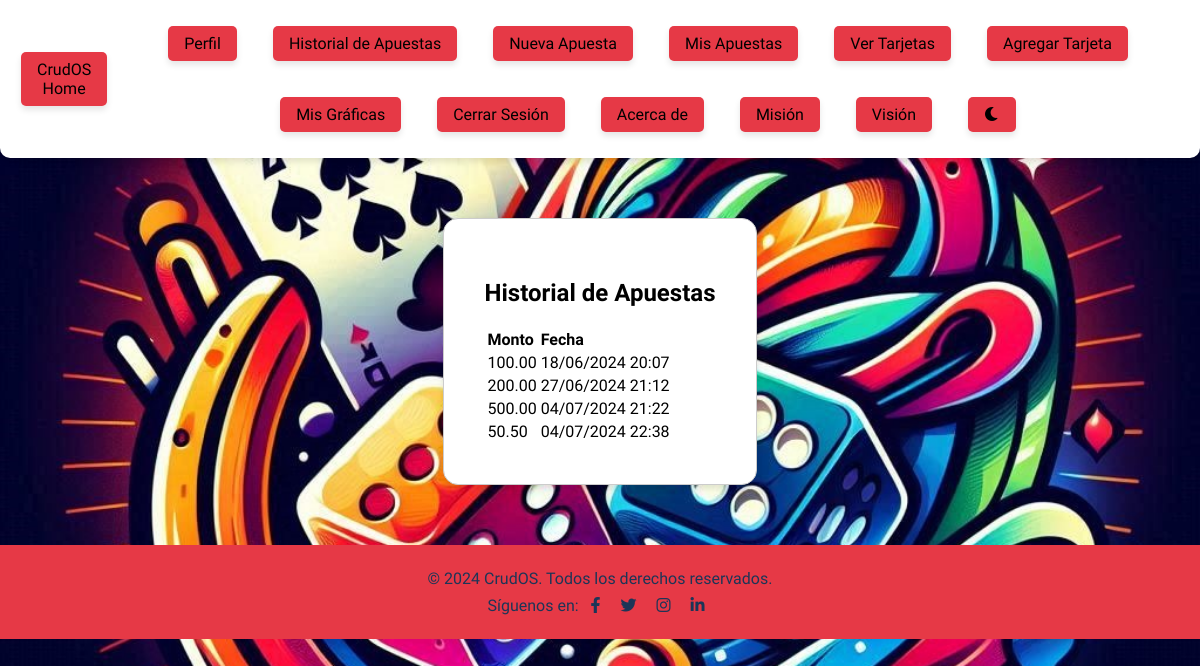
Screenshot of /clientes/historial/ (signed in) with the database file from the repository.
### clientes/models.py (models this page shows, shortened)
class Apuesta(models.Model):
    cliente = models.ForeignKey(Cliente, on_delete=models.CASCADE)  # Relación con el modelo Cliente
    monto = models.DecimalField(max_digits=10, decimal_places=2)  # Monto de la apuesta
    fecha = models.DateTimeField(auto_now_add=True)  # Fecha de la apuesta

### clientes/views.py (the view)
# urls.py: path('historial/', views.historial_apuestas, name='historial_apuestas'),  # Historial de apuestas del cliente
@login_required
def historial_apuestas(request):
    cliente = get_object_or_404(Cliente, user=request.user)
    apuestas = Apuesta.objects.filter(cliente=cliente)
    return render(request, 'clientes/historial_apuestas.html', {'apuestas': apuestas})

### clientes/templates/clientes/historial_apuestas.html (shortened to what this page needs)
{% extends 'clientes/base.html' %}
{% block content %}
<div class="form-container">
    <h2>Historial de Apuestas</h2>
    <table class="bet-history-table">
        <thead>
            <tr>
                <th>Monto</th>
                <th>Fecha</th>
            </tr>
        </thead>
        <tbody>
            {% for apuesta in apuestas %}
            <tr>
                <td>{{ apuesta.monto }}</td>
                <td>{{ apuesta.fecha|date:"d/m/Y H:i" }}</td>
            </tr>
            {% endfor %}
        </tbody>
    </table>
</div>
{% endblock %}

### static/css/styles.css (style rules this page uses)
:root { --primary-color: #e63946; --secondary-color: #1d3557; --accent-color: #f77f00; --background-color: #ffffff; --text-color: #000000; --light-bg: #f1faee; --dark-bg: #1d3557; --light-text: #1d3557; --dark-text: #f1faee; --dark-bg-gray: #1d3557; --dark-secondary-gray: #457b9d; --button-hover: #a8dadc; --input-border: #e63946; }
body { font-family: 'Snap ITC', sans-serif; margin: 0; padding: 0; transition: background-color 0.3s, color 0.3s; text-align: center; color: var(--text-color); display: flex; flex-direction: column; justify-content: center; align-items: center; background-color: var(--background-color); background-image: url("/static/img/Fondo.jpg"); background-repeat: no-repeat; background-size: cover; background-position: center center; background-attachment: fixed; }
body.light-mode { background-color: var(--background-color); color: var(--text-color); }
.form-container { max-width: 800px; margin: 60px auto; padding: 40px; border: 1px solid var(--input-border); border-radius: 15px; transition: background-color 0.3s, border-color 0.3s; font-family: 'Snap ITC', sans-serif; text-align: left; box-shadow: 0 4px 6px rgba(0, 0, 0, 0.1); background-color: var(--background-color); color: var(--text-color); }
.form-container.light-mode { background-color: var(--background-color); border-color: #ccc; color: var(--text-color); }
.form-container h2, .form-container h1 { text-align: center; margin-bottom: 20px; }

### rows the page displays
Apuesta: monto "100.00", fecha "18/06/2024 20:07"
Apuesta: monto "200.00", fecha "27/06/2024 21:12"
Apuesta: monto "500.00", fecha "04/07/2024 21:22"
Apuesta: monto "50.50", fecha "04/07/2024 22:38"
